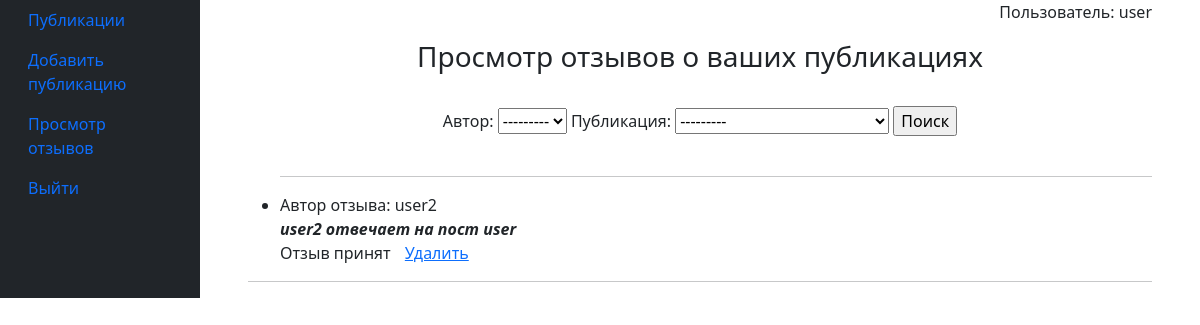
The app's page /responses (signed in) with its own data.
### mmorpgbb/models.py (models this page shows)
class Response(models.Model):
    id_user = models.ForeignKey(User, on_delete=models.CASCADE)
    id_advert = models.ForeignKey(MmoRPGAdv, on_delete=models.CASCADE)
    text = models.TextField()
    accepted = models.BooleanField(default=False)

### mmorpgbb/views.py (the view)
# urls.py: path('responses', ResponseList.as_view()),
class ResponseList(ListView):
    model = Response
    template_name = 'answers.html'
    context_object_name = 'responseList'
    paginate_by = 10
    def get_context_data(self, **kwargs):
        context = super().get_context_data(**kwargs)
        user_adverts = MmoRPGAdv.objects.filter(id_user=self.request.user)
        query = Response.objects.filter(id_advert__in=user_adverts).order_by('-id_user')
        context['filter'] = ResponseFilter(self.request.GET, queryset=query)
        return context

### mmorpgbb/models.py (called while the page is built)
    def __str__(self):
        string = self.text[0:20]
        if len(self.text) > len(string):
            string += "..."
        return string

### templates/answers.html (shortened to what this page needs)
{% extends 'flatpages/default.html' %}
{% block content %}
    <h3>Просмотр отзывов о ваших публикациях</h3>
    <br>
    <form method="GET">
        {{ filter.form }}
        <input type="submit" value="Поиск">
    </form>
    <br>
    {% if responseList %}
        <ul>
        {% for record in filter.qs %}
            <hr>
            <li>
                <p align="left">
                    Автор отзыва: {{ record.id_user }}
                <br>
                    <b><i>{{ record.text }}</i></b>
                <br>
                    {% if not record.accepted %}
                        <a href="responses/accept/{{ record.pk }}">Принять</a>
                    {% else %}
                        Отзыв принят
                    {% endif %}
                    <span style="padding-left: 10px;">
                        <a href="responses/delete/{{ record.pk }}">Удалить</a>
                    </span>
                </p>
            </li>
        {% endfor %}
        </ul>
        <hr>
    {% else %}
        <h3>Отзывы отсутствуют</h3>
    {% endif %}
{% endblock content %}

### templates/flatpages/default.html (shortened to what this page needs)
<!DOCTYPE html>
<html lang="en">
<head>
    {% load static %}
    <link href="{% static 'css/styles.css' %}" rel="stylesheet" />
</head>
<body>
    <div class="container-fluid">
        <div class="row">
            <nav class="col-md-2 d-none d-md-block bg-dark sidebar">
                <div class="sidebar-sticky">
                    <ul class="nav flex-column">
                        <li class="nav-item">
                            <a class="nav-link active" href="/adverts/">
                                Публикации
                            </a>
                        </li>
                        <li class="nav-item">
                            <a class="nav-link" href="/adverts/add">
                                Добавить публикацию
                            </a>
                        </li>
                       <li class="nav-item active">
                           {% if request.user.is_authenticated %}
                                <a class="nav-link" href="/adverts/responses">Просмотр отзывов</a>
                           {% endif %}
                       </li>
                        <li class="nav-item">
                            {% if request.user.is_authenticated %}
                            <a class="nav-link"  href="/accounts/logout/">
                                Выйти
                            </a>
                            {% else %}
                            <a class="nav-link" href="/accounts/login/">
                                Войти
                            </a>
                            {% endif %}
                        </li>
                    </ul>
                </div>
            </nav>
            <main role="main" class="col-md-9 ml-sm-auto col-lg-10 px-4">
                <div class="container">
                    <div class="row">
                        <div class="col-lg-12 text-center">
                            {% if request.user.is_authenticated %}
                            <p align="right">Пользователь: {{request.user.username}}</p>
                            {% endif %}
                            {% block content %}{% endblock content %}
                        </div>
                    </div>
                </div>
            </main>
        </div>
    </div>
</body>
</html>

### records on screen
Response: id_user "user2", text "user2 отвечает на пост user", accepted "Отзыв принят"

### other values on screen
{{ request.user.username }} "user"
